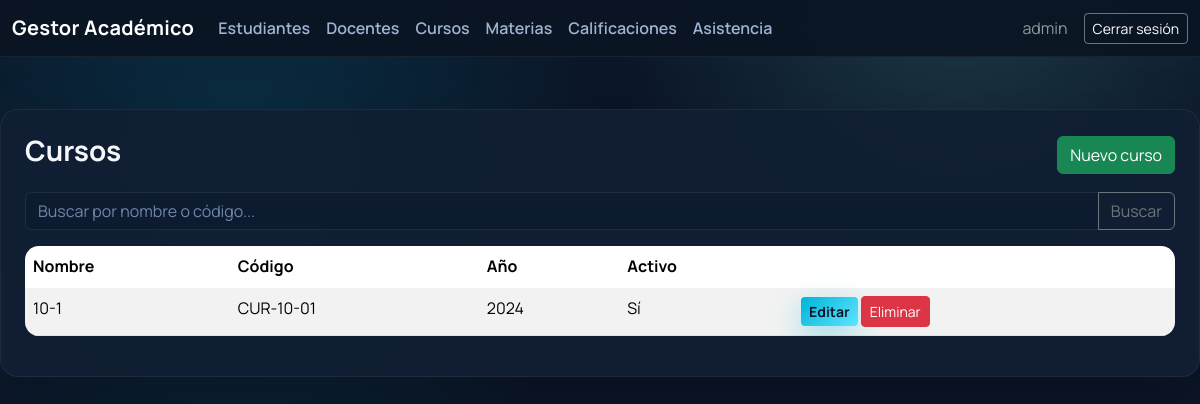
Page /cursos/ (signed in) on the committed database.
### academico/models.py (models this page shows, shortened)
class Curso(models.Model):
    nombre = models.CharField(max_length=100)
    codigo = models.CharField(max_length=20, unique=True)
    anio = models.IntegerField()
    activo = models.BooleanField(default=True)

### academico/views.py (the view)
# urls.py: path("cursos/", views.curso_list, name="curso_list"),
@rol_requerido("ADMIN")
def curso_list(request):
    q = request.GET.get("q", "")
    cursos = Curso.objects.all()
    if q:
        cursos = cursos.filter(nombre__icontains=q) | cursos.filter(codigo__icontains=q)
    return render(request, "cursos/curso_list.html", {"cursos": cursos, "q": q})

### academico/context_processors.py (called while the page is built)
def perfil_usuario(request):
    perfil = None
    if request.user.is_authenticated:
        try:
            perfil = request.user.perfil
        except Perfil.DoesNotExist:
            perfil = None
    return {"perfil_usuario": perfil}

### templates/cursos/curso_list.html (shortened to what this page needs)
{% extends "base.html" %}
{% block content %}
<div class="d-flex justify-content-between align-items-center mb-3">
    <h3>Cursos</h3>
    <a href="{% url 'curso_create' %}" class="btn btn-success">Nuevo curso</a>
</div>
<form method="get" class="mb-3">
    <div class="input-group">
        <input type="text" name="q" class="form-control" placeholder="Buscar por nombre o código..." value="{{ q }}">
        <button class="btn btn-outline-secondary" type="submit">Buscar</button>
    </div>
</form>
<table class="table table-striped">
    <thead>
        <tr>
            <th>Nombre</th>
            <th>Código</th>
            <th>Año</th>
            <th>Activo</th>
            <th></th>
        </tr>
    </thead>
    <tbody>
        {% for c in cursos %}
        <tr>
            <td>{{ c.nombre }}</td>
            <td>{{ c.codigo }}</td>
            <td>{{ c.anio }}</td>
            <td>{{ c.activo|yesno:"Sí,No" }}</td>
            <td>
                <a href="{% url 'curso_update' c.pk %}" class="btn btn-sm btn-primary">Editar</a>
                <a href="{% url 'curso_delete' c.pk %}" class="btn btn-sm btn-danger">Eliminar</a>
            </td>
        </tr>
        {% empty %}
        <tr><td colspan="5">No hay cursos registrados.</td></tr>
        {% endfor %}
    </tbody>
</table>
{% endblock %}

### templates/base.html (shortened to what this page needs)
<!DOCTYPE html>
<html lang="es">
<head>
    <link href="https://cdn.jsdelivr.net/npm/bootstrap@5.3.3/dist/css/bootstrap.min.css" rel="stylesheet">
</head>
<body>
<nav class="navbar navbar-expand-lg navbar-dark mb-4">
    <div class="container-fluid">
        <a class="navbar-brand" href="{% url 'dashboard' %}">Gestor Académico</a>
        <div class="collapse navbar-collapse" id="navbarNav">
            {% if user.is_authenticated %}
                {% if user.is_superuser %}
                <ul class="navbar-nav me-auto">
                    <li class="nav-item"><a class="nav-link" href="{% url 'estudiante_list' %}">Estudiantes</a></li>
                    <li class="nav-item"><a class="nav-link" href="{% url 'docente_list' %}">Docentes</a></li>
                    <li class="nav-item"><a class="nav-link" href="{% url 'curso_list' %}">Cursos</a></li>
                    <li class="nav-item"><a class="nav-link" href="{% url 'materia_list' %}">Materias</a></li>
                    <li class="nav-item"><a class="nav-link" href="{% url 'calificacion_list' %}">Calificaciones</a></li>
                    <li class="nav-item"><a class="nav-link" href="{% url 'asistencia_list' %}">Asistencia</a></li>
                </ul>
                {% elif perfil_usuario and perfil_usuario.rol == "DOCENTE" %}
                <ul class="navbar-nav me-auto">
                    <li class="nav-item"><a class="nav-link" href="{% url 'docente_mis_materias' %}">Mis materias</a></li>
                    <li class="nav-item"><a class="nav-link" href="{% url 'asistencia_list' %}">Asistencia (vista general)</a></li>
                </ul>
                {% endif %}
                <span class="navbar-text me-3">
                    {{ user.get_username }}
                </span>
                <a href="{% url 'logout' %}" class="btn btn-outline-light btn-sm">Cerrar sesión</a>
            {% else %}
                <a href="{% url 'login' %}" class="btn btn-outline-light btn-sm ms-auto">Ingresar</a>
            {% endif %}
        </div>
    </div>
</nav>
<main class="container-xxl page-shell">
    <div class="page-surface">
        {% block content %}{% endblock %}
    </div>
</main>
</body>
</html>

### templates/base.html (style rules this page uses)
:root { --bg-main: #0b1628; --card: #0f1f35; --card-soft: #132742; --text: #e7edf6; --muted: #9fb3d2; --primary: #00b4d8; --primary-strong: #0091b5; --accent: #80ffea; --shadow: 0 20px 60px rgba(0, 0, 0, 0.25); }
* { font-family: 'Manrope', system-ui, -apple-system, sans-serif; }
body { background: radial-gradient(circle at 20% 20%, rgba(0,180,216,0.16), transparent 32%), radial-gradient(circle at 80% 0%, rgba(128,255,234,0.14), transparent 28%), var(--bg-main); color: var(--text); min-height: 100vh; }
.navbar { background: rgba(10,20,35,0.9); backdrop-filter: blur(10px); border-bottom: 1px solid rgba(255,255,255,0.06); }
.navbar-brand { font-weight: 700; letter-spacing: 0.3px; }
.nav-link { color: var(--muted) !important; font-weight: 600; }
.page-shell { padding: 28px 0 60px; }
.page-surface { background: rgba(17, 31, 52, 0.9); border: 1px solid rgba(255,255,255,0.06); border-radius: 18px; padding: 24px; box-shadow: var(--shadow); }
h1, h2, h3, h4, h5 { color: #f5f7fb; font-weight: 700; }
table.table { background: rgba(15,31,53,0.95); color: var(--text); border-radius: 14px; overflow: hidden; border-collapse: separate; border-spacing: 0; }
table.table thead { background: rgba(255,255,255,0.06); }
table.table thead th { border-bottom: 1px solid rgba(255,255,255,0.08); }
table.table tbody td { border-top: 1px solid rgba(255,255,255,0.05); }
.btn-primary { background: linear-gradient(135deg, var(--primary), #5de4ff); border: none; color: #0b1628; font-weight: 700; box-shadow: 0 10px 30px rgba(0,180,216,0.35); }
.btn-outline-light { border-color: rgba(255,255,255,0.4); color: #fff; }
input, select, textarea { background: #0c1b2f !important; color: var(--text) !important; border: 1px solid rgba(255,255,255,0.08) !important; }
input::placeholder, textarea::placeholder { color: #6f86a9 !important; }

### rows in the picture
Curso: nombre "10-1", codigo "CUR-10-01", anio "2024", activo "Sí"

### other values in the picture
{{ user.get_username }} "admin"
